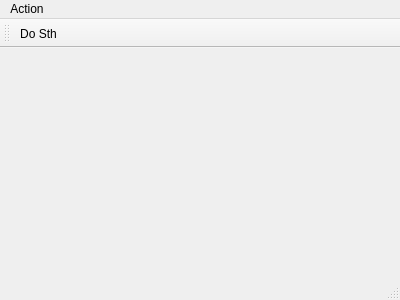
<?xml version="1.0" encoding="UTF-8"?>
<ui version="4.0">
 <class>MainWindow</class>
 <widget class="QMainWindow" name="MainWindow">
  <property name="geometry">
   <rect>
    <x>0</x>
    <y>0</y>
    <width>400</width>
    <height>300</height>
   </rect>
  </property>
  <property name="windowTitle">
   <string>MainWindow</string>
  </property>
  <widget class="QWidget" name="centralWidget"/>
  <widget class="QMenuBar" name="menuBar">
   <property name="geometry">
    <rect>
     <x>0</x>
     <y>0</y>
     <width>400</width>
     <height>22</height>
    </rect>
   </property>
   <widget class="QMenu" name="menuAction">
    <property name="title">
     <string>Action</string>
    </property>
    <addaction name="actionDo_Sth"/>
   </widget>
   <addaction name="menuAction"/>
  </widget>
  <widget class="QToolBar" name="mainToolBar">
   <attribute name="toolBarArea">
    <enum>TopToolBarArea</enum>
   </attribute>
   <attribute name="toolBarBreak">
    <bool>false</bool>
   </attribute>
   <addaction name="actionDo_Sth"/>
  </widget>
  <widget class="QStatusBar" name="statusBar"/>
  <action name="actionDo_Sth">
   <property name="text">
    <string>Do Sth</string>
   </property>
  </action>
 </widget>
 <layoutdefault spacing="6" margin="11"/>
 <resources/>
 <connections/>
</ui>
